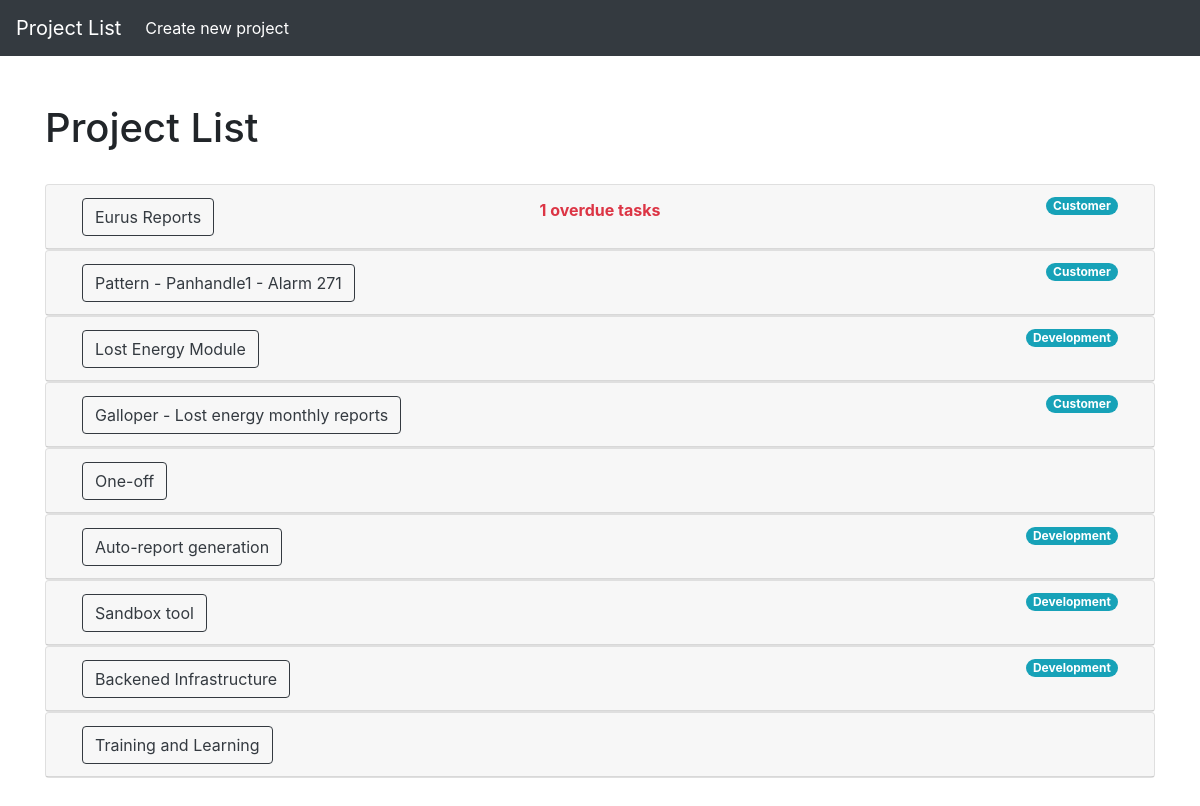
/projects/, run on the app's committed database.
### projects/models.py (models this page shows, shortened)
class Project(models.Model):
    name = models.CharField(max_length=200)
    description = models.TextField(blank=True, null=True)
    tags = TaggableManager(blank=True)
    completed = models.BooleanField(default=False)
    created_date = models.DateField(auto_now_add=True)
    due_date = models.DateField(blank=True, null=True)
    def is_tasklist_empty(self):
        active_tasks = Task.objects.filter(project=self.id,
                                           completed=False)
        return len(active_tasks) == 0
    def get_overdue_tasks(self):
        overdue_tasks = Task.objects.filter(project=self.id,
                                            completed=False,
                                            due_date__lte=timezone.now())
        return overdue_tasks

### projects/views.py (the view)
# urls.py: re_path(r'^projects/$', views.project_list, name='project_list'),
def project_list(request):
    projects = Project.objects.all()
    return render(request, 'projects/project_list.html', {'projects': projects})

### projects/models.py (called while the page is built)
    def __str__(self):
        return self.name

    def is_overdue(self):
        if self.due_date is not None:
            if not self.completed:
                if timezone.now() > self.due_date:
                    return True
        return False

    def completed_recently(self):
        if self.completed:
            if self.completed_date + timedelta(hours=12) > timezone.now():
                return True
        return False

### projects/templates/projects/project_list.html (shortened to what this page needs)
{% extends 'projects/base.html' %}
{% load static %}
{% block content %}
  <h1 class="page-header mt-5">Project List</h1>
  {% if projects %}
  <div id="project-accordian">
    {% include 'projects/includes/partial_project_list.html' %}
  </div>
  {% endif %}
{% endblock %}

### projects/templates/projects/includes/partial_project_list.html (shortened to what this page needs)
{% load humanize %}
<div id="accordion" class="mt-4">
  {% for project in projects %}
    <div class="card">
      <div class="card-header btn" id="heading{{ forloop.counter }}" data-toggle="collapse" data-target="#collapse{{ forloop.counter }}" aria-expanded="false" aria-controls="collapse{{ forloop.counter }}">
        <div class="d-flex justify-content-between ">
          <div class="col col-md-4 text-left">
            <h5 class="mb-0">
              <button class="btn btn-outline-dark js-update-project" data-url="{% url 'projects:project_update' project.id %}">
                {{ project.name }}
              </button>
            </h5>
          </div>
          <div class="col col-md-4 ">
            {% if project.is_tasklist_empty %}
            <strong class="text-primary">No associated tasks</strong>
            {% elif project.get_overdue_tasks %}
            <strong class="text-danger"> {{ project.get_overdue_tasks.count }} overdue tasks</strong>
            {% endif %}
          </div>
          <div class="col col-md-4 text-right">
            {% for tag in project.tags.all %}
              <a class="badge badge-pill badge-info ">{{ tag }}</a>
            {% endfor %}
          </div>
        </div>
      </div>
    </div>
  {% endfor %}
</div>

### data on the page
Project: name "Eurus Reports", get_overdue_tasks.count "1"
Tag: name "Customer"
Project: name "Pattern - Panhandle1 - Alarm 271"
Project: name "Lost Energy Module"
Tag: name "Development"
Project: name "Galloper - Lost energy monthly reports"
Project: name "One-off"
Project: name "Auto-report generation"
Project: name "Sandbox tool"
Project: name "Backened Infrastructure"
Project: name "Training and Learning"
